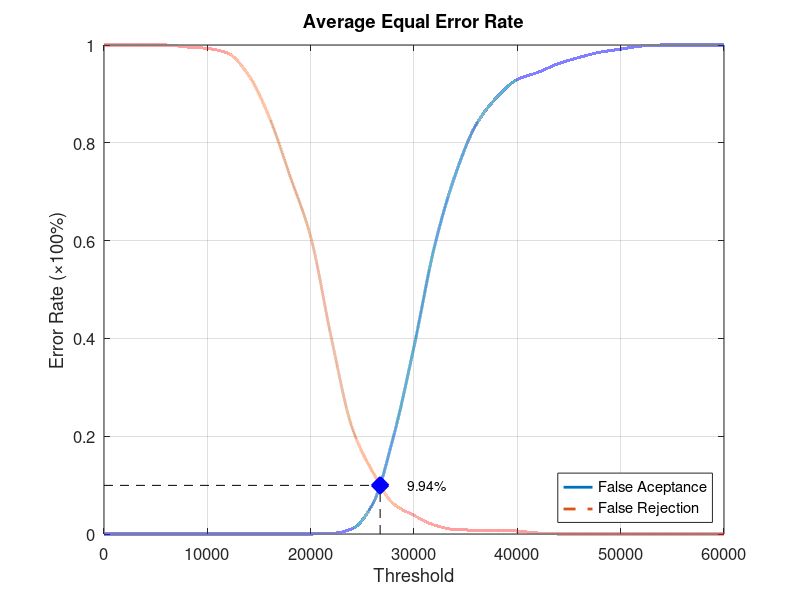
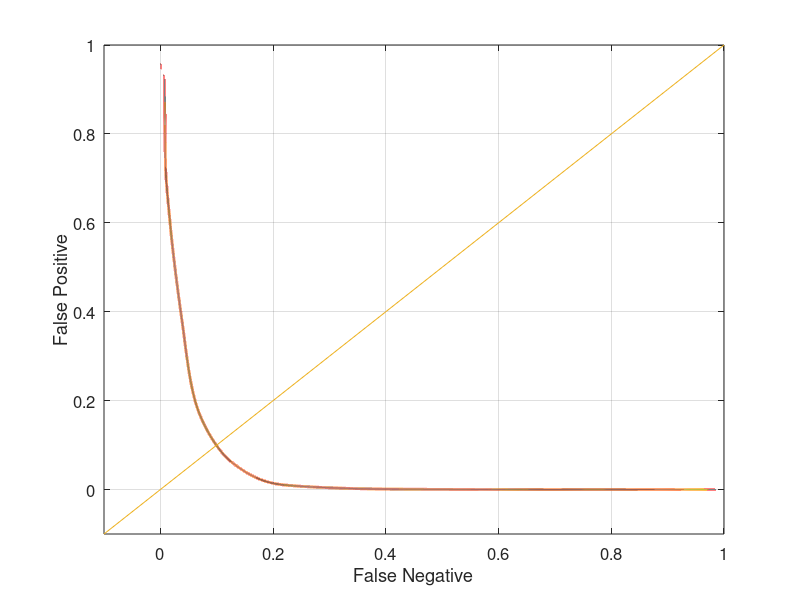

These figures' MATLAB source, in order:
function yEER = Database2Average
close all;
clear;
clc;
x = 0:2000:60000;
xq = 0:0.5:60000;

y0 = [0 0 0 0 0 0 0 0 0 0 0 0.00105263 0.0105263 0.0610526 0.197895 0.383158 0.589474 0.734737 0.836842 0.892632 0.929474 0.944211 0.962105 0.974737 0.985263 0.991579 0.997895 1 1 1 1];
yy0 = interp1(x, y0, xq, 'pchip');
y1 = [1 1 1 1 0.996 0.993 0.983 0.938 0.852 0.732 0.608 0.401 0.218 0.127 0.062 0.038 0.018 0.009 0.008 0.008 0.006 0.002 0 0 0 0 0 0 0 0 0];
yy1 = interp1(x, y1, xq, 'pchip');

% Calculating EER: 
y2 = abs(y0 - y1);
find(y2 == min(y2))
yy2 = abs(yy0 - yy1);
xEER = find(yy2 == min(yy2));
xEERIndex = xq(xEER) % X-axis EER
yEER = yy0(xEER) % Y-axis EER

main = figure
plot(xq, yy0,'-','LineWidth', 2);	hold on
plot(xq, yy1,'--','LineWidth', 2);	hold on
plot([xEERIndex xEERIndex], [0 yEER], 'k--');	hold on
plot([0 xEERIndex], [yEER yEER], 'k--');	hold on
plot(xEERIndex, yEER, 'bx', 'LineWidth', 10);	hold on
text(xEERIndex + 10 * xEERIndex / 100, yEER, [num2str(round((10000 * yEER)) / 100) '%'])
legend('False Aceptance', 'False Rejection', 'Location', 'SouthEast')
xlabel('Threshold')
ylabel('Error Rate (\times100%)')
title('Average Equal Error Rate')
set(gca, 'FontSize', 12)
axis([0 60000 0 1])
grid on

print(main, 'Database2AverageMain', '-dpng');
FNRxFPR = figure('Color', [1 1 1]);
plot(yy1, yy0, '-', yy1, yy0, 'LineWidth', 2);
hold on
y = -0.1:0.1:1
plot(y, y); 
set(gca, 'FontSize', 12)
xlabel('False Negative')
ylabel('False Positive')
axis([-0.1 1 -0.1 1])
set(gca, 'FontSize', 12)
grid on

print(FNRxFPR, 'Database2AverageFNRxFPR','-dpng');
end
